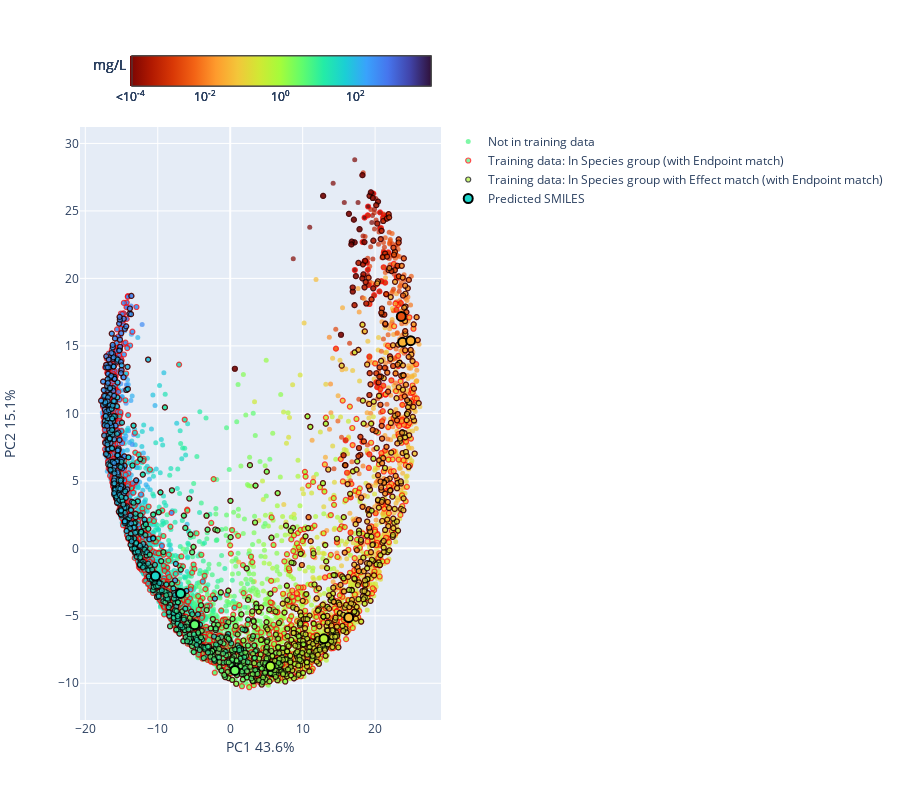

The code cell stored with this chart in its notebook:
### Code cell
PlotPCA_CLSProjection(model_type=MODEL_TYPE, endpoint=PREDICTION_ENDPOINT, effect=PREDICTION_EFFECT, species_group=SPECIES_GROUP, show_all_predictions=True, inference_df=results)

### Figure 1 — Plotly figure (JSON) as saved in the notebook; plotly's stock layout.template omitted (floating-point values rounded to 4 significant figures; data arrays with more than 128 entries replaced by an {"elided": "..."} marker saying what was removed)
{"data": [{"marker": {"cmax": 4, "cmin": -4, "color": {"elided": "5251 float values"}, "colorbar": {"orientation": "h", "ticktext": ["10<sup>2</sup>", "10<sup>0</sup>", "10<sup>-2</sup>", "<10<sup>-4</sup>"], "tickvals": [2, 0, -2, -4], "title": {"text": "mg/L"}}, "colorscale": [[0, "#7a0402"], [0.07143, "#b11901"], [0.1429, "#d93806"], [0.2143, "#f36315"], [0.2857, "#fe9b2d"], [0.3571, "#f3c63a"], [0.4286, "#d1e834"], [0.5, "#a4fc3b"], [0.5714, "#61fc6c"], [0.6429, "#24eca6"], [0.7143, "#1bcfd4"], [0.7857, "#39a2fc"], [0.8571, "#4675ed"], [0.9286, "#4145ab"], [1, "#30123b"]], "opacity": 0.7, "size": 5}, "mode": "markers", "name": "Not in training data", "text": {"elided": "5251 str values"}, "type": "scatter", "x": {"elided": "5251 float values"}, "xaxis": "x", "y": {"elided": "5251 float values"}, "yaxis": "y"}, {"marker": {"cmax": 4, "cmin": -4, "color": {"elided": "2913 float values"}, "colorbar": {"orientation": "h", "ticktext": ["10<sup>2</sup>", "10<sup>0</sup>", "10<sup>-2</sup>", "<10<sup>-4</sup>"], "tickvals": [2, 0, -2, -4], "title": {"text": "mg/L"}}, "colorscale": [[0, "#7a0402"], [0.07143, "#b11901"], [0.1429, "#d93806"], [0.2143, "#f36315"], [0.2857, "#fe9b2d"], [0.3571, "#f3c63a"], [0.4286, "#d1e834"], [0.5, "#a4fc3b"], [0.5714, "#61fc6c"], [0.6429, "#24eca6"], [0.7143, "#1bcfd4"], [0.7857, "#39a2fc"], [0.8571, "#4675ed"], [0.9286, "#4145ab"], [1, "#30123b"]], "line": {"color": "red", "width": 1.2}, "opacity": 0.7, "size": 5}, "mode": "markers", "name": "Training data: In Species group (with Endpoint match)", "text": {"elided": "2913 str values"}, "type": "scatter", "x": {"elided": "2913 float values"}, "xaxis": "x", "y": {"elided": "2913 float values"}, "yaxis": "y"}, {"marker": {"cmax": 4, "cmin": -4, "color": {"elided": "1257 float values"}, "colorbar": {"orientation": "h", "ticktext": ["10<sup>2</sup>", "10<sup>0</sup>", "10<sup>-2</sup>", "<10<sup>-4</sup>"], "tickvals": [2, 0, -2, -4], "title": {"text": "mg/L"}}, "colorscale": [[0, "#7a0402"], [0.07143, "#b11901"], [0.1429, "#d93806"], [0.2143, "#f36315"], [0.2857, "#fe9b2d"], [0.3571, "#f3c63a"], [0.4286, "#d1e834"], [0.5, "#a4fc3b"], [0.5714, "#61fc6c"], [0.6429, "#24eca6"], [0.7143, "#1bcfd4"], [0.7857, "#39a2fc"], [0.8571, "#4675ed"], [0.9286, "#4145ab"], [1, "#30123b"]], "line": {"color": "black", "width": 1.2}, "opacity": 0.7, "size": 5}, "mode": "markers", "name": "Training data: In Species group with Effect match (with Endpoint match)", "text": {"elided": "1257 str values"}, "type": "scatter", "x": {"elided": "1257 float values"}, "xaxis": "x", "y": {"elided": "1257 float values"}, "yaxis": "y"}, {"marker": {"cmax": 4, "cmin": -4, "color": [1.589, 0.4705, -1.286, -2.561, -1.4, -0.07503, 0.5725, 1.217, -1.437, -0.2679], "colorbar": {"orientation": "h", "ticktext": ["10<sup>2</sup>", "10<sup>0</sup>", "10<sup>-2</sup>", "<10<sup>-4</sup>"], "tickvals": [2, 0, -2, -4], "title": {"text": "mg/L"}}, "colorscale": [[0, "#7a0402"], [0.07143, "#b11901"], [0.1429, "#d93806"], [0.2143, "#f36315"], [0.2857, "#fe9b2d"], [0.3571, "#f3c63a"], [0.4286, "#d1e834"], [0.5, "#a4fc3b"], [0.5714, "#61fc6c"], [0.6429, "#24eca6"], [0.7143, "#1bcfd4"], [0.7857, "#39a2fc"], [0.8571, "#4675ed"], [0.9286, "#4145ab"], [1, "#30123b"]], "line": {"color": "black", "width": 2}, "size": 9}, "mode": "markers", "name": "Predicted SMILES", "text": ["CC(=O)Oc1ccccc1C(=O)O", "[Cr]", "CNCCC(Oc1ccc(C(F)(F)F)cc1)c1ccccc1.[Cl-].[H+]", "Clc1ccc(C(c2ccc(Cl)cc2)C(Cl)(Cl)Cl)cc1", "[Cu]", "CCNc1nc(Cl)nc(NC(C)C)n1", "CN(C)c1nc(=O)n(C2CCCCC2)c(=O)n1C", "CC(Br)(CO)[N+](=O)[O-]", "c1ccc2c(c1)-c1cccc3cccc-2c13", "[Cl-].[Cl-].[Zn+2]"], "type": "scatter", "x": [-10.32, 0.6508, 16.35, 23.61, 23.8, 5.542, -4.906, -6.86, 24.9, 12.93], "xaxis": "x", "y": [-2.057, -9.046, -5.12, 17.18, 15.27, -8.744, -5.655, -3.347, 15.39, -6.707], "yaxis": "y"}], "layout": {"height": 800, "xaxis": {"anchor": "y", "domain": [0, 1], "title": {"text": "PC1 43.6%"}}, "yaxis": {"anchor": "x", "domain": [0, 1], "title": {"text": "PC2 15.1%"}}}}
